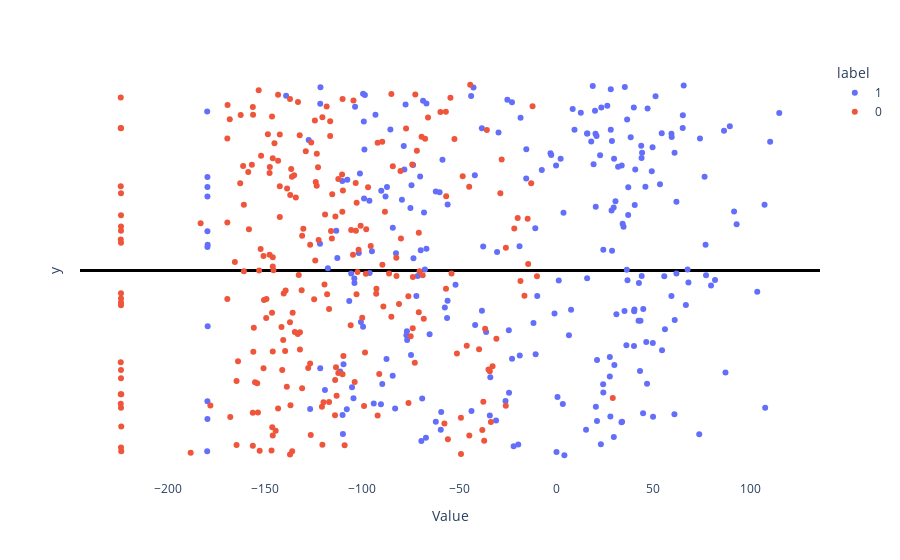

Notebook cell for this chart:
### Markdown cell above
## Quality of probes

### Code cell
# Visualize the projections

from lmdoctor import plot_utils, detection_utils
proj_pairs = detection_utils.act_pairs_to_projs(doc.train_acts, doc.direction_info, len(doc.statement_pairs['train']))

layer = 15
projs_true = proj_pairs[0, :, layer]
projs_lie = proj_pairs[1, :, layer]
plot_utils.plot_projs_on_numberline(projs_true, projs_lie, xlims=None)

### Figure 1 — Plotly figure (JSON) as saved in the notebook; plotly's stock layout.template omitted (floating-point values rounded to 4 significant figures; data arrays with more than 128 entries replaced by an {"elided": "..."} marker saying what was removed)
{"data": [{"hovertemplate": "label=1<br>Value=%{x}<br>y=%{y}<extra></extra>", "legendgroup": "1", "marker": {"color": "#636efa", "symbol": "circle"}, "mode": "markers", "name": "1", "orientation": "v", "showlegend": true, "type": "scatter", "x": {"elided": "256 float values"}, "xaxis": "x", "y": {"elided": "256 float values"}, "yaxis": "y"}, {"hovertemplate": "label=0<br>Value=%{x}<br>y=%{y}<extra></extra>", "legendgroup": "0", "marker": {"color": "#EF553B", "symbol": "circle"}, "mode": "markers", "name": "0", "orientation": "v", "showlegend": true, "type": "scatter", "x": {"elided": "256 float values"}, "xaxis": "x", "y": {"elided": "256 float values"}, "yaxis": "y"}], "layout": {"autosize": true, "legend": {"title": {"text": "label"}, "tracegroupgap": 0}, "margin": {"t": 60}, "plot_bgcolor": "white", "xaxis": {"anchor": "y", "autorange": true, "domain": [0, 1], "range": [-245.0, 135.5], "showgrid": false, "title": {"text": "Value"}, "type": "linear"}, "yaxis": {"anchor": "x", "autorange": true, "domain": [0, 1], "range": [-1.283, 1.289], "showgrid": false, "showticklabels": false, "title": {"text": "y"}, "type": "linear", "zeroline": true, "zerolinecolor": "black", "zerolinewidth": 3}}}
